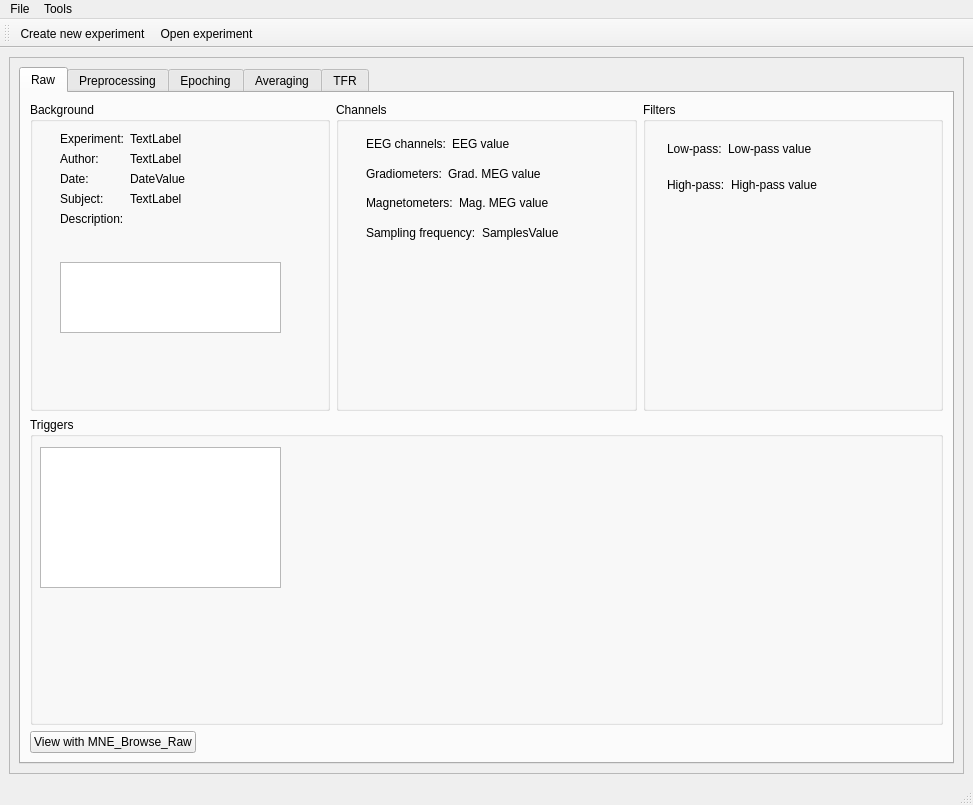
<?xml version="1.0" encoding="UTF-8"?>
<ui version="4.0">
 <class>MainWindow</class>
 <widget class="QMainWindow" name="MainWindow">
  <property name="geometry">
   <rect>
    <x>0</x>
    <y>0</y>
    <width>973</width>
    <height>805</height>
   </rect>
  </property>
  <property name="sizePolicy">
   <sizepolicy hsizetype="Expanding" vsizetype="Expanding">
    <horstretch>0</horstretch>
    <verstretch>0</verstretch>
   </sizepolicy>
  </property>
  <property name="minimumSize">
   <size>
    <width>0</width>
    <height>0</height>
   </size>
  </property>
  <property name="windowTitle">
   <string>Meggie</string>
  </property>
  <widget class="QWidget" name="centralwidget">
   <layout class="QGridLayout" name="gridLayout_2">
    <item row="0" column="0">
     <widget class="QScrollArea" name="scrollArea">
      <property name="widgetResizable">
       <bool>true</bool>
      </property>
      <widget class="QWidget" name="scrollAreaWidgetContents_3">
       <property name="geometry">
        <rect>
         <x>0</x>
         <y>0</y>
         <width>953</width>
         <height>697</height>
        </rect>
       </property>
       <property name="minimumSize">
        <size>
         <width>937</width>
         <height>638</height>
        </size>
       </property>
       <layout class="QGridLayout" name="gridLayout_7">
        <item row="0" column="0">
         <layout class="QVBoxLayout" name="verticalLayout_3">
          <item>
           <widget class="QTabWidget" name="tabWidget">
            <property name="enabled">
             <bool>true</bool>
            </property>
            <property name="currentIndex">
             <number>0</number>
            </property>
            <widget class="QWidget" name="tabRaw">
             <attribute name="title">
              <string>Raw</string>
             </attribute>
             <layout class="QGridLayout" name="gridLayout">
              <item row="0" column="0">
               <layout class="QVBoxLayout" name="verticalLayout_4">
                <item>
                 <layout class="QHBoxLayout" name="horizontalLayout_3">
                  <item>
                   <widget class="QGroupBox" name="metaBox">
                    <property name="title">
                     <string>Background</string>
                    </property>
                    <widget class="QWidget" name="formLayoutWidget_2">
                     <property name="geometry">
                      <rect>
                       <x>30</x>
                       <y>30</y>
                       <width>291</width>
                       <height>194</height>
                      </rect>
                     </property>
                     <layout class="QFormLayout" name="formLayout_2">
                      <item row="0" column="0">
                       <widget class="QLabel" name="labelExperiment">
                        <property name="text">
                         <string>Experiment:</string>
                        </property>
                       </widget>
                      </item>
                      <item row="0" column="1">
                       <widget class="QLabel" name="labelExperimentName">
                        <property name="text">
                         <string>TextLabel</string>
                        </property>
                       </widget>
                      </item>
                      <item row="2" column="0">
                       <widget class="QLabel" name="labelDate">
                        <property name="text">
                         <string>Date:</string>
                        </property>
                       </widget>
                      </item>
                      <item row="2" column="1">
                       <widget class="QLabel" name="labelDateValue">
                        <property name="sizePolicy">
                         <sizepolicy hsizetype="Expanding" vsizetype="Preferred">
                          <horstretch>0</horstretch>
                          <verstretch>0</verstretch>
                         </sizepolicy>
                        </property>
                        <property name="text">
                         <string>DateValue</string>
                        </property>
                       </widget>
                      </item>
                      <item row="3" column="0">
                       <widget class="QLabel" name="labelSubject">
                        <property name="text">
                         <string>Subject:</string>
                        </property>
                       </widget>
                      </item>
                      <item row="3" column="1">
                       <widget class="QLabel" name="labelSubjectValue">
                        <property name="sizePolicy">
                         <sizepolicy hsizetype="Expanding" vsizetype="Preferred">
                          <horstretch>0</horstretch>
                          <verstretch>0</verstretch>
                         </sizepolicy>
                        </property>
                        <property name="text">
                         <string>TextLabel</string>
                        </property>
                       </widget>
                      </item>
                      <item row="1" column="0">
                       <widget class="QLabel" name="labelAuthor">
                        <property name="text">
                         <string>Author:</string>
                        </property>
                       </widget>
                      </item>
                      <item row="1" column="1">
                       <widget class="QLabel" name="labelAuthorName">
                        <property name="text">
                         <string>TextLabel</string>
                        </property>
                       </widget>
                      </item>
                      <item row="4" column="0">
                       <widget class="QLabel" name="label">
                        <property name="text">
                         <string>Description:</string>
                        </property>
                       </widget>
                      </item>
                     </layout>
                    </widget>
                    <widget class="QTextBrowser" name="textBrowserExperimentDescription">
                     <property name="geometry">
                      <rect>
                       <x>30</x>
                       <y>160</y>
                       <width>221</width>
                       <height>71</height>
                      </rect>
                     </property>
                    </widget>
                   </widget>
                  </item>
                  <item>
                   <widget class="QGroupBox" name="channelsBox">
                    <property name="title">
                     <string>Channels</string>
                    </property>
                    <widget class="QWidget" name="layoutWidget_7">
                     <property name="geometry">
                      <rect>
                       <x>30</x>
                       <y>30</y>
                       <width>251</width>
                       <height>112</height>
                      </rect>
                     </property>
                     <layout class="QVBoxLayout" name="verticalLayout_8">
                      <item>
                       <layout class="QHBoxLayout" name="horizontalLayout_6">
                        <item>
                         <widget class="QLabel" name="labelEEG">
                          <property name="text">
                           <string>EEG channels:</string>
                          </property>
                         </widget>
                        </item>
                        <item>
                         <widget class="QLabel" name="labelEEGValue">
                          <property name="sizePolicy">
                           <sizepolicy hsizetype="Expanding" vsizetype="Preferred">
                            <horstretch>0</horstretch>
                            <verstretch>0</verstretch>
                           </sizepolicy>
                          </property>
                          <property name="text">
                           <string>EEG value</string>
                          </property>
                         </widget>
                        </item>
                       </layout>
                      </item>
                      <item>
                       <layout class="QHBoxLayout" name="horizontalLayout_7">
                        <item>
                         <widget class="QLabel" name="labelGradMEG">
                          <property name="text">
                           <string>Gradiometers:</string>
                          </property>
                         </widget>
                        </item>
                        <item>
                         <widget class="QLabel" name="labelGradMEGValue">
                          <property name="sizePolicy">
                           <sizepolicy hsizetype="Expanding" vsizetype="Preferred">
                            <horstretch>0</horstretch>
                            <verstretch>0</verstretch>
                           </sizepolicy>
                          </property>
                          <property name="text">
                           <string>Grad. MEG value</string>
                          </property>
                         </widget>
                        </item>
                       </layout>
                      </item>
                      <item>
                       <layout class="QHBoxLayout" name="horizontalLayout_8">
                        <item>
                         <widget class="QLabel" name="labelMagMEG">
                          <property name="text">
                           <string>Magnetometers:</string>
                          </property>
                         </widget>
                        </item>
                        <item>
                         <widget class="QLabel" name="labelMagMEGValue">
                          <property name="sizePolicy">
                           <sizepolicy hsizetype="Expanding" vsizetype="Preferred">
                            <horstretch>0</horstretch>
                            <verstretch>0</verstretch>
                           </sizepolicy>
                          </property>
                          <property name="text">
                           <string>Mag. MEG value</string>
                          </property>
                         </widget>
                        </item>
                       </layout>
                      </item>
                      <item>
                       <layout class="QHBoxLayout" name="horizontalLayout_9">
                        <item>
                         <widget class="QLabel" name="labelSamples">
                          <property name="text">
                           <string>Sampling frequency:</string>
                          </property>
                         </widget>
                        </item>
                        <item>
                         <widget class="QLabel" name="labelSamplesValue">
                          <property name="sizePolicy">
                           <sizepolicy hsizetype="Expanding" vsizetype="Preferred">
                            <horstretch>0</horstretch>
                            <verstretch>0</verstretch>
                           </sizepolicy>
                          </property>
                          <property name="text">
                           <string>SamplesValue</string>
                          </property>
                         </widget>
                        </item>
                       </layout>
                      </item>
                     </layout>
                    </widget>
                   </widget>
                  </item>
                  <item>
                   <widget class="QGroupBox" name="filtersBox">
                    <property name="title">
                     <string>Filters</string>
                    </property>
                    <widget class="QWidget" name="layoutWidget_6">
                     <property name="geometry">
                      <rect>
                       <x>24</x>
                       <y>32</y>
                       <width>221</width>
                       <height>65</height>
                      </rect>
                     </property>
                     <layout class="QVBoxLayout" name="verticalLayout_7">
                      <item>
                       <layout class="QHBoxLayout" name="horizontalLayout_4">
                        <item>
                         <widget class="QLabel" name="labelLow">
                          <property name="lineWidth">
                           <number>1</number>
                          </property>
                          <property name="text">
                           <string>Low-pass:</string>
                          </property>
                          <property name="scaledContents">
                           <bool>true</bool>
                          </property>
                         </widget>
                        </item>
                        <item>
                         <widget class="QLabel" name="labelLowValue">
                          <property name="sizePolicy">
                           <sizepolicy hsizetype="Expanding" vsizetype="Preferred">
                            <horstretch>0</horstretch>
                            <verstretch>0</verstretch>
                           </sizepolicy>
                          </property>
                          <property name="text">
                           <string>Low-pass value</string>
                          </property>
                         </widget>
                        </item>
                       </layout>
                      </item>
                      <item>
                       <layout class="QHBoxLayout" name="horizontalLayout_5">
                        <item>
                         <widget class="QLabel" name="labelHigh">
                          <property name="text">
                           <string>High-pass:</string>
                          </property>
                         </widget>
                        </item>
                        <item>
                         <widget class="QLabel" name="labelHighValue">
                          <property name="sizePolicy">
                           <sizepolicy hsizetype="Expanding" vsizetype="Preferred">
                            <horstretch>0</horstretch>
                            <verstretch>0</verstretch>
                           </sizepolicy>
                          </property>
                          <property name="text">
                           <string>High-pass value</string>
                          </property>
                         </widget>
                        </item>
                       </layout>
                      </item>
                     </layout>
                    </widget>
                   </widget>
                  </item>
                 </layout>
                </item>
                <item>
                 <widget class="QGroupBox" name="triggersBox">
                  <property name="title">
                   <string>Triggers</string>
                  </property>
                  <widget class="QListWidget" name="listWidget">
                   <property name="geometry">
                    <rect>
                     <x>10</x>
                     <y>30</y>
                     <width>241</width>
                     <height>141</height>
                    </rect>
                   </property>
                  </widget>
                 </widget>
                </item>
                <item>
                 <layout class="QHBoxLayout" name="horizontalLayout_11">
                  <item>
                   <layout class="QVBoxLayout" name="verticalLayout">
                    <item>
                     <widget class="QPushButton" name="pushButtonMNE_Browse_Raw">
                      <property name="text">
                       <string>View with MNE_Browse_Raw</string>
                      </property>
                     </widget>
                    </item>
                   </layout>
                  </item>
                  <item>
                   <spacer name="horizontalSpacer">
                    <property name="orientation">
                     <enum>Qt::Horizontal</enum>
                    </property>
                    <property name="sizeHint" stdset="0">
                     <size>
                      <width>40</width>
                      <height>20</height>
                     </size>
                    </property>
                   </spacer>
                  </item>
                  <item>
                   <spacer name="horizontalSpacer_4">
                    <property name="orientation">
                     <enum>Qt::Horizontal</enum>
                    </property>
                    <property name="sizeHint" stdset="0">
                     <size>
                      <width>40</width>
                      <height>20</height>
                     </size>
                    </property>
                   </spacer>
                  </item>
                  <item>
                   <spacer name="horizontalSpacer_3">
                    <property name="orientation">
                     <enum>Qt::Horizontal</enum>
                    </property>
                    <property name="sizeHint" stdset="0">
                     <size>
                      <width>40</width>
                      <height>20</height>
                     </size>
                    </property>
                   </spacer>
                  </item>
                  <item>
                   <spacer name="horizontalSpacer_2">
                    <property name="orientation">
                     <enum>Qt::Horizontal</enum>
                    </property>
                    <property name="sizeHint" stdset="0">
                     <size>
                      <width>40</width>
                      <height>20</height>
                     </size>
                    </property>
                   </spacer>
                  </item>
                 </layout>
                </item>
               </layout>
              </item>
             </layout>
            </widget>
            <widget class="QWidget" name="tabPreprocessing">
             <attribute name="title">
              <string>Preprocessing</string>
             </attribute>
             <layout class="QFormLayout" name="formLayout">
              <property name="fieldGrowthPolicy">
               <enum>QFormLayout::AllNonFixedFieldsGrow</enum>
              </property>
              <item row="1" column="0">
               <widget class="QGroupBox" name="groupBoxAvailablePreprocessing">
                <property name="maximumSize">
                 <size>
                  <width>400</width>
                  <height>170</height>
                 </size>
                </property>
                <property name="title">
                 <string>Available actions:</string>
                </property>
                <layout class="QGridLayout" name="gridLayout_3">
                 <item row="0" column="0">
                  <widget class="QPushButton" name="pushButtonMaxFilter">
                   <property name="text">
                    <string>MaxFilter</string>
                   </property>
                  </widget>
                 </item>
                 <item row="1" column="0">
                  <layout class="QHBoxLayout" name="horizontalLayout">
                   <item>
                    <widget class="QPushButton" name="pushButtonECG">
                     <property name="text">
                      <string>Calculate ECG projections</string>
                     </property>
                    </widget>
                   </item>
                   <item>
                    <widget class="QPushButton" name="pushButtonApplyECG">
                     <property name="enabled">
                      <bool>false</bool>
                     </property>
                     <property name="text">
                      <string>Apply ECG projections</string>
                     </property>
                    </widget>
                   </item>
                  </layout>
                 </item>
                 <item row="2" column="0">
                  <layout class="QHBoxLayout" name="horizontalLayout_12">
                   <item>
                    <widget class="QPushButton" name="pushButtonEOG">
                     <property name="text">
                      <string>Calculate EOG projections</string>
                     </property>
                    </widget>
                   </item>
                   <item>
                    <widget class="QPushButton" name="pushButtonApplyEOG">
                     <property name="enabled">
                      <bool>false</bool>
                     </property>
                     <property name="text">
                      <string>Apply EOG projections</string>
                     </property>
                    </widget>
                   </item>
                  </layout>
                 </item>
                </layout>
               </widget>
              </item>
              <item row="0" column="0">
               <widget class="QGroupBox" name="groupBoxPreprocessingCheckBoxes">
                <property name="sizePolicy">
                 <sizepolicy hsizetype="MinimumExpanding" vsizetype="Preferred">
                  <horstretch>0</horstretch>
                  <verstretch>0</verstretch>
                 </sizepolicy>
                </property>
                <property name="minimumSize">
                 <size>
                  <width>60</width>
                  <height>0</height>
                 </size>
                </property>
                <property name="title">
                 <string>Preprocessing steps completed:</string>
                </property>
                <layout class="QVBoxLayout" name="verticalLayout_10">
                 <item>
                  <layout class="QGridLayout" name="gridLayout_10">
                   <item row="0" column="0">
                    <widget class="QLabel" name="labelMaxFilterAccept_2">
                     <property name="text">
                      <string/>
                     </property>
                     <property name="pixmap">
                      <pixmap resource="../trash/icons/icons.qrc">:/Action-ok-icon.png</pixmap>
                     </property>
                    </widget>
                   </item>
                   <item row="1" column="3">
                    <widget class="QLabel" name="labelECGAppliedAccept_2">
                     <property name="text">
                      <string/>
                     </property>
                     <property name="pixmap">
                      <pixmap resource="../trash/icons/icons.qrc">:/Action-ok-icon.png</pixmap>
                     </property>
                    </widget>
                   </item>
                   <item row="1" column="1">
                    <widget class="QLabel" name="labelECGComputed_2">
                     <property name="text">
                      <string>ECG computed</string>
                     </property>
                    </widget>
                   </item>
                   <item row="2" column="0">
                    <widget class="QLabel" name="labelEOGComputedAccept_2">
                     <property name="text">
                      <string/>
                     </property>
                     <property name="pixmap">
                      <pixmap resource="../trash/icons/icons.qrc">:/Action-ok-icon.png</pixmap>
                     </property>
                    </widget>
                   </item>
                   <item row="2" column="4">
                    <widget class="QLabel" name="labelEOGApplied_2">
                     <property name="text">
                      <string>EOG applied</string>
                     </property>
                    </widget>
                   </item>
                   <item row="2" column="1">
                    <widget class="QLabel" name="labelEOGComputed_2">
                     <property name="text">
                      <string>EOG computed</string>
                     </property>
                    </widget>
                   </item>
                   <item row="2" column="2">
                    <spacer name="horizontalSpacer_9">
                     <property name="orientation">
                      <enum>Qt::Horizontal</enum>
                     </property>
                     <property name="sizeHint" stdset="0">
                      <size>
                       <width>40</width>
                       <height>20</height>
                      </size>
                     </property>
                    </spacer>
                   </item>
                   <item row="0" column="1">
                    <layout class="QHBoxLayout" name="horizontalLayout_13">
                     <item>
                      <widget class="QLabel" name="labelMaxFilter_2">
                       <property name="text">
                        <string>MaxFilter</string>
                       </property>
                      </widget>
                     </item>
                    </layout>
                   </item>
                   <item row="2" column="3">
                    <widget class="QLabel" name="labelEOGAppliedAccept_2">
                     <property name="text">
                      <string/>
                     </property>
                     <property name="pixmap">
                      <pixmap resource="../trash/icons/icons.qrc">:/Action-ok-icon.png</pixmap>
                     </property>
                    </widget>
                   </item>
                   <item row="1" column="4">
                    <widget class="QLabel" name="labelECGApplied_2">
                     <property name="text">
                      <string>ECG applied</string>
                     </property>
                    </widget>
                   </item>
                   <item row="1" column="0">
                    <widget class="QLabel" name="labelECGComputedAccept_2">
                     <property name="text">
                      <string/>
                     </property>
                     <property name="pixmap">
                      <pixmap resource="../trash/icons/icons.qrc">:/Action-ok-icon.png</pixmap>
                     </property>
                    </widget>
                   </item>
                  </layout>
                 </item>
                </layout>
               </widget>
              </item>
              <item row="2" column="0">
               <widget class="QPushButton" name="pushButtonSpectrum">
                <property name="text">
                 <string>Magnitude spectrum</string>
                </property>
               </widget>
              </item>
             </layout>
            </widget>
            <widget class="QWidget" name="tabEpoching">
             <attribute name="title">
              <string>Epoching</string>
             </attribute>
             <layout class="QGridLayout" name="gridLayout_5">
              <item row="0" column="0">
               <widget class="QGroupBox" name="groupBoxAvailableEpoching">
                <property name="sizePolicy">
                 <sizepolicy hsizetype="Preferred" vsizetype="Preferred">
                  <horstretch>0</horstretch>
                  <verstretch>0</verstretch>
                 </sizepolicy>
                </property>
                <property name="maximumSize">
                 <size>
                  <width>400</width>
                  <height>90</height>
                 </size>
                </property>
                <property name="title">
                 <string>Available actions:</string>
                </property>
                <layout class="QGridLayout" name="gridLayout_4">
                 <item row="0" column="0">
                  <layout class="QVBoxLayout" name="verticalLayoutEpoching">
                   <item>
                    <widget class="QPushButton" name="pushButtonEventlist">
                     <property name="text">
                      <string>Create an epoch collection</string>
                     </property>
                    </widget>
                   </item>
                  </layout>
                 </item>
                </layout>
               </widget>
              </item>
              <item row="0" column="1">
               <spacer name="horizontalSpacer_7">
                <property name="orientation">
                 <enum>Qt::Horizontal</enum>
                </property>
                <property name="sizeHint" stdset="0">
                 <size>
                  <width>40</width>
                  <height>20</height>
                 </size>
                </property>
               </spacer>
              </item>
             </layout>
            </widget>
            <widget class="QWidget" name="tabAveraging">
             <attribute name="title">
              <string>Averaging</string>
             </attribute>
             <layout class="QGridLayout" name="gridLayout_8">
              <item row="0" column="0">
               <widget class="QGroupBox" name="groupBoxAvailableAveraging">
                <property name="maximumSize">
                 <size>
                  <width>500</width>
                  <height>90</height>
                 </size>
                </property>
                <property name="title">
                 <string>Available actions:</string>
                </property>
                <layout class="QGridLayout" name="gridLayout_11">
                 <item row="0" column="0">
                  <widget class="QPushButton" name="pushButtonAverage">
                   <property name="maximumSize">
                    <size>
                     <width>10000</width>
                     <height>16777215</height>
                    </size>
                   </property>
                   <property name="text">
                    <string>Average selected epoch collection</string>
                   </property>
                  </widget>
                 </item>
                </layout>
               </widget>
              </item>
              <item row="0" column="1">
               <spacer name="horizontalSpacer_6">
                <property name="orientation">
                 <enum>Qt::Horizontal</enum>
                </property>
                <property name="sizeHint" stdset="0">
                 <size>
                  <width>40</width>
                  <height>20</height>
                 </size>
                </property>
               </spacer>
              </item>
             </layout>
            </widget>
            <widget class="QWidget" name="tabTFR">
             <attribute name="title">
              <string>TFR</string>
             </attribute>
             <layout class="QGridLayout" name="gridLayout_9">
              <item row="0" column="0">
               <widget class="QGroupBox" name="groupBoxAvailableTFR">
                <property name="maximumSize">
                 <size>
                  <width>500</width>
                  <height>180</height>
                 </size>
                </property>
                <property name="title">
                 <string>Available actions:</string>
                </property>
                <layout class="QGridLayout" name="gridLayout_6">
                 <item row="0" column="0">
                  <layout class="QVBoxLayout" name="verticalLayout_13">
                   <item>
                    <widget class="QPushButton" name="pushButtonTFR">
                     <property name="text">
                      <string>TFR visualization</string>
                     </property>
                    </widget>
                   </item>
                   <item>
                    <widget class="QPushButton" name="pushButtonTFRTopology">
                     <property name="text">
                      <string>TFR topology vizualization</string>
                     </property>
                    </widget>
                   </item>
                  </layout>
                 </item>
                </layout>
               </widget>
              </item>
              <item row="0" column="1">
               <spacer name="horizontalSpacer_5">
                <property name="orientation">
                 <enum>Qt::Horizontal</enum>
                </property>
                <property name="sizeHint" stdset="0">
                 <size>
                  <width>40</width>
                  <height>20</height>
                 </size>
                </property>
               </spacer>
              </item>
             </layout>
            </widget>
           </widget>
          </item>
         </layout>
        </item>
       </layout>
      </widget>
     </widget>
    </item>
   </layout>
  </widget>
  <widget class="QMenuBar" name="menubar">
   <property name="geometry">
    <rect>
     <x>0</x>
     <y>0</y>
     <width>973</width>
     <height>29</height>
    </rect>
   </property>
   <property name="defaultUp">
    <bool>false</bool>
   </property>
   <widget class="QMenu" name="menuFile">
    <property name="title">
     <string>File</string>
    </property>
    <addaction name="actionCreate_experiment"/>
    <addaction name="actionOpen_experiment"/>
    <addaction name="actionSet_workspace"/>
    <addaction name="actionAbout"/>
   </widget>
   <widget class="QMenu" name="menuTools">
    <property name="title">
     <string>Tools</string>
    </property>
    <addaction name="actionPreferences"/>
   </widget>
   <addaction name="menuFile"/>
   <addaction name="menuTools"/>
  </widget>
  <widget class="QStatusBar" name="statusbar"/>
  <widget class="QToolBar" name="toolBar">
   <property name="windowTitle">
    <string>toolBar</string>
   </property>
   <attribute name="toolBarArea">
    <enum>TopToolBarArea</enum>
   </attribute>
   <attribute name="toolBarBreak">
    <bool>false</bool>
   </attribute>
   <addaction name="actionCreate_experiment"/>
   <addaction name="actionOpen_experiment"/>
  </widget>
  <action name="actionCreate_experiment">
   <property name="text">
    <string>Create new experiment...</string>
   </property>
  </action>
  <action name="actionOpen_experiment">
   <property name="text">
    <string>Open experiment...</string>
   </property>
  </action>
  <action name="actionPreferences">
   <property name="text">
    <string>Preferences</string>
   </property>
  </action>
  <action name="actionSet_workspace">
   <property name="text">
    <string>Set workspace...</string>
   </property>
  </action>
  <action name="actionAbout">
   <property name="text">
    <string>About</string>
   </property>
  </action>
 </widget>
 <resources>
  <include location="../trash/icons/icons.qrc"/>
 </resources>
 <connections/>
</ui>
